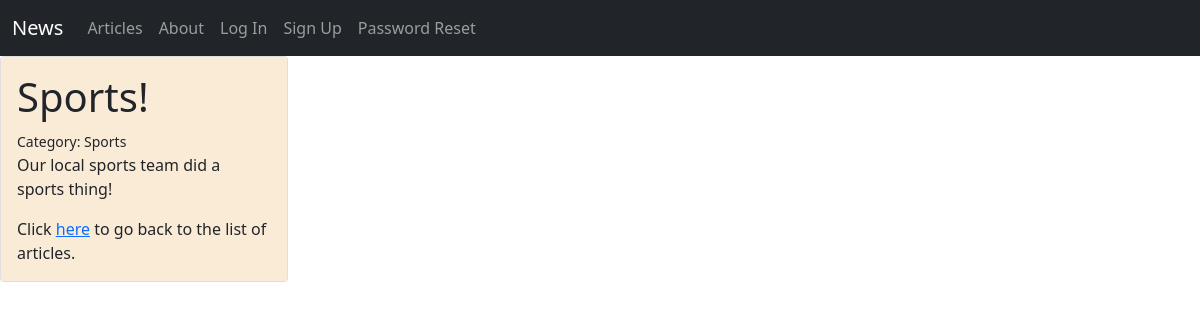
Page /articles/2/ on the committed database.
### articles/models.py (models this page shows, shortened)
class Article(models.Model):
    title = models.CharField(max_length=128)
    author = models.ForeignKey(
        get_user_model(),
        on_delete=models.CASCADE
    )
    text = models.TextField()
    created_on = models.DateTimeField(auto_now_add=True)
    theme = models.ForeignKey(
        Theme,
        on_delete=models.CASCADE
    )

class Theme(models.Model):
    description = models.CharField(max_length=512)
    def __str__(self):
        return self.description

### articles/views.py (the view)
# urls.py: path('<int:pk>/', ArticleDetailView.as_view(), name='article_detail'),
class ArticleDetailView(DetailView):
    template_name = "articles/detail.html"
    model = Article

### templates/articles/detail.html (shortened to what this page needs)
{% extends 'base.html' %}
{% load static %}
{% block content %}
<div class="card" style="width: 18rem;">
    <div class="card-body">
      <h1 class="card-title">{{ article.title }}</h1>
      <small>Category: {{ article.theme  }}</small>
      <p class="card-text">{{ article.text }}</p>
      Click <a href="{% url 'article_list' %}">here</a> to go back to the list of articles.
    </div>
  </div>
{% endblock content %}

### static/css/base.css (style rules this page uses)
html { height: 100%; margin: 0; padding: 0; }
body { min-height: auto; margin: 0; padding: 0; }
.card-body { background-color: antiquewhite; }

### rows in the picture
Article: title "Sports!", theme "Sports", text "Our local sports team did a sports thing!"
